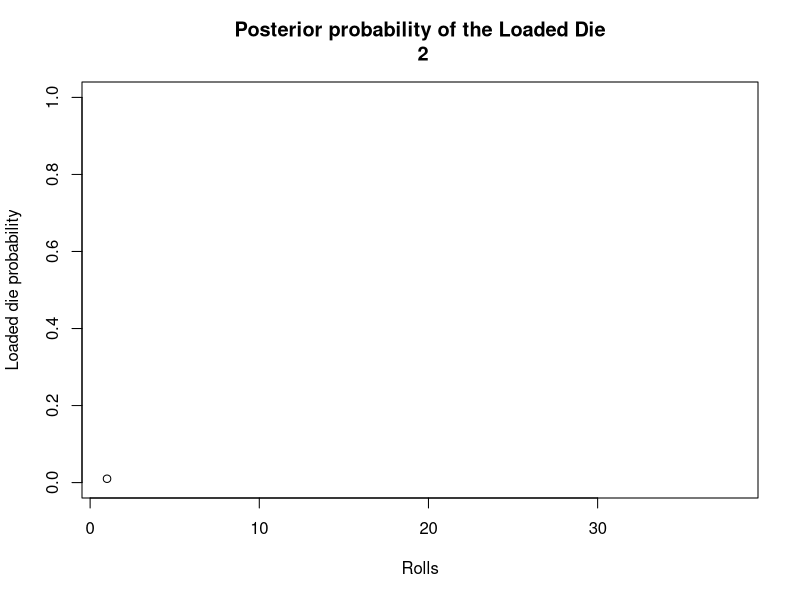
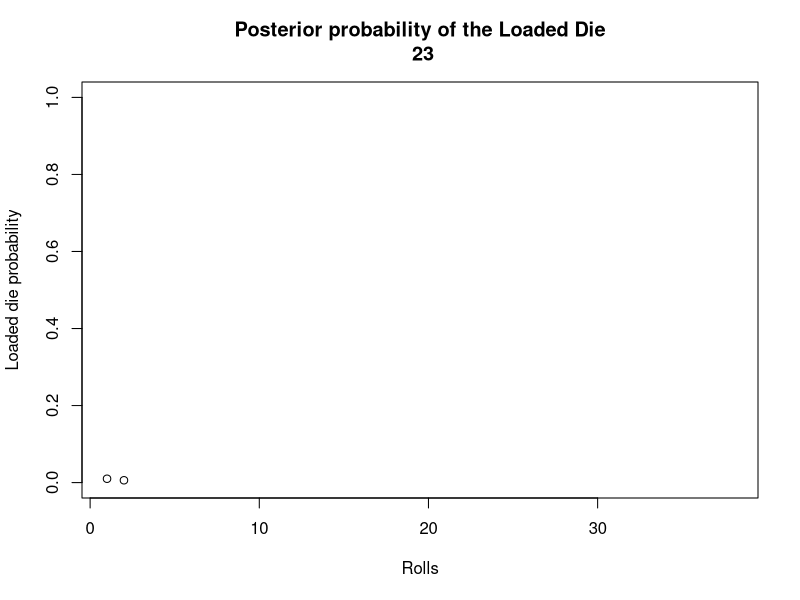
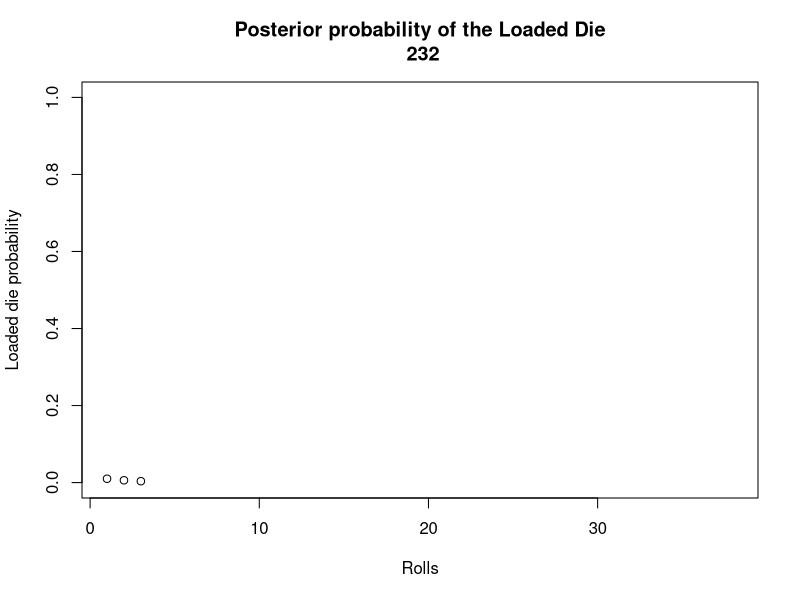
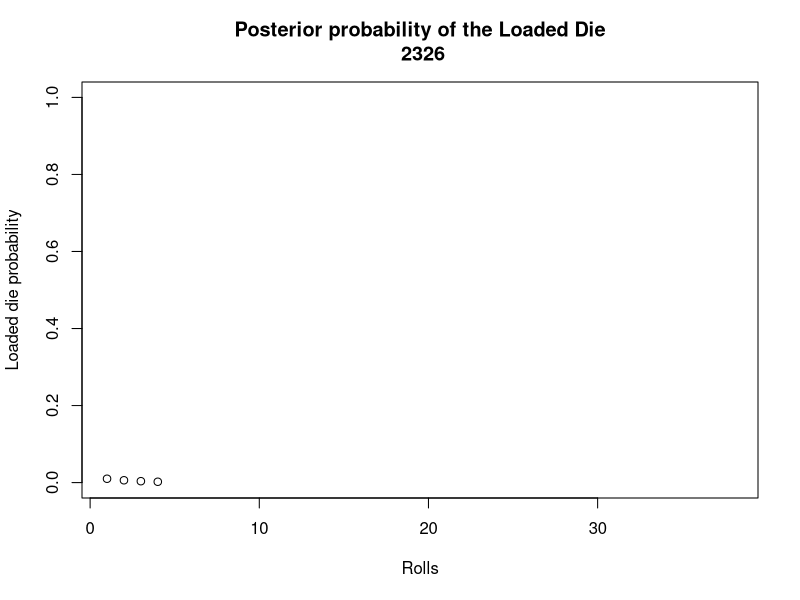
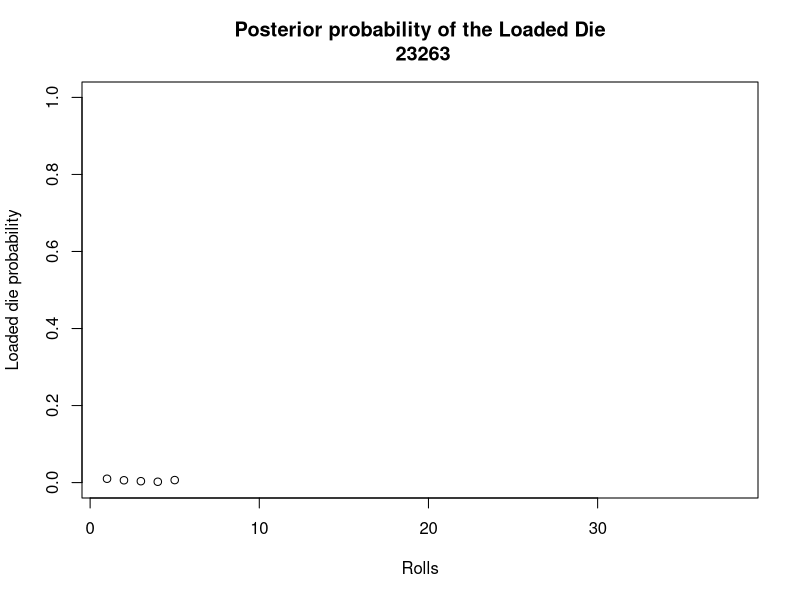
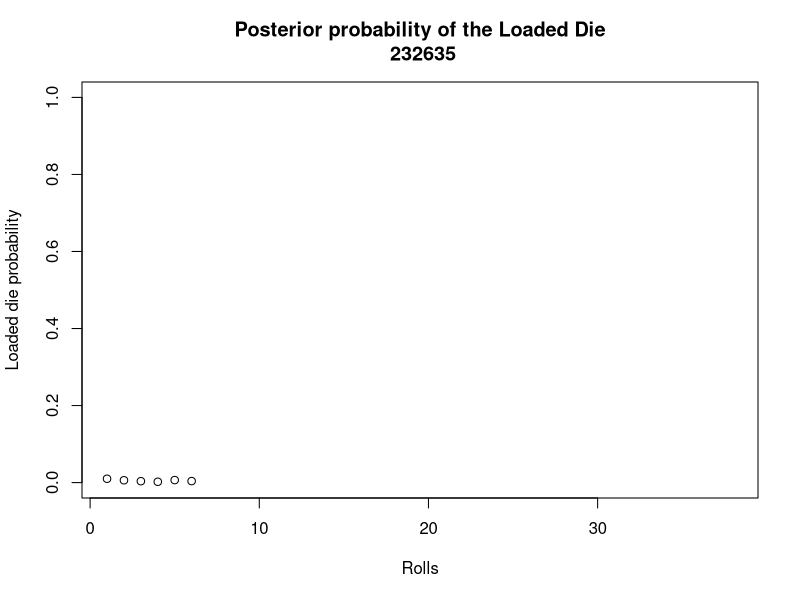
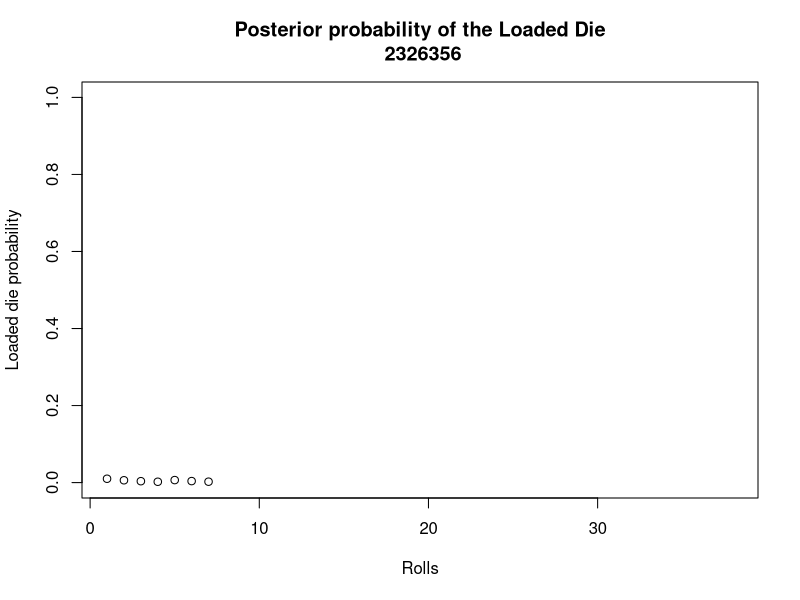
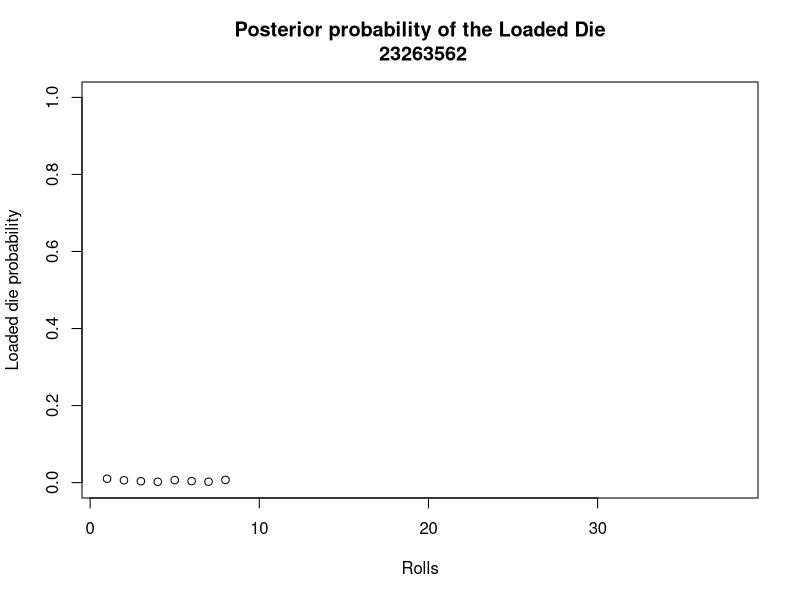

Generate these figures, in order, with R: (Note: a time limit stopped this script after it produced the figures.)
# Problem 1
#Question 1
rolls<- c(2,3,2,6,3,5,6,2,6,6,2,6,6,2,3,6,6,6,5,6,6,5,6,6,6,6,6,4,6,3,3,3,6,6,5,6,6)

posteriorProbabilities<- function(rolls)
{
  #posteriorList <- vector(mode ="list",length= length(rolls))
  posterior<- vector();
  titleStr<- ""
  FairDie<-c(1/6,1/6,1/6,1/6,1/6,1/6)
  LoadedDie<-  c(1/10,1/10,1/10,1/10,1/10,5/10)
  FairDieProb =0.99 #probibility that it is fair
  loadedDieProb = 0.01 # probability that it is unfair.
  
  for (i in 1:length(rolls)){
    
    posterior[i] <- loadedDieProb
    denominator <- (FairDie[rolls[i]]*FairDieProb) +(LoadedDie[rolls[i]]*loadedDieProb)
    #print(denom)
    loadedDieProb = (LoadedDie[rolls[i]]*loadedDieProb)/denominator
    FairDieProb = (FairDie[rolls[i]]*FairDieProb)/denominator
    titleStr<- paste(titleStr,rolls[i],sep ="")
    plot(1:i,posterior, main = paste("Posterior probability of the Loaded Die\n",titleStr),xlim=c(1,length(rolls)+1),ylim=c(0,1),xlab="Rolls",ylab= "Loaded die probability")
    Sys.sleep(1)
  }
}
posteriorProbabilities(rolls)

#Question 2

# It takes approximately 23-25 rolls inorder to be 0.99% confident that it is a loaded die.

# Problem 2
#Question 2A
#pwd= person with disease
#pwod= person without disease
#ppwd= positive that a person has a disease
#ppwod = positive that a person does not have a disease
#npwd= negative that a person have a disease
#npwod= negative that a person does not have a disease
# Question 2 A
pwd= 0.001
pwod=0.9999
liklihood_has_disease = c(0.91,0.09) # ppwd=0.91; npwd= 0.09
liklihood_no_disease = c(0.16,0.84) # ppwod =0.16; npwod = 0.84
#cost_test =1$
requiredPosterior=0.99999
numOftests=1:30
numOfSim=1000000
AvgPosteriorVals <- c(length=length(numOftests))
estimation1 <- c(length=length(numOftests))
likelihoodData<-function(TypeOfliklihood,times)
{
  v <- vector(mode = "integer", length = times)
  for (i in 1:times) 
  { 
    if(runif(1) <= TypeOfliklihood[1])
    {
      v[i] <- 1
    }
    else 
    {
      v[i] <- 2
    }
  }
  return(v)
}

#likelihoodData(liklihood_has_disease,30)
for (i in numOftests) 
{
  posteriorvalues <- c(length=numOfSim)
  for (j in 1:numOfSim) 
  { 
    prior <- c(0.001,0.9999)
    
    df <- likelihoodData(liklihood_has_disease,i)
    
    for (k in 1:length(df)) 
    { 
      denominator <- prior[1]*liklihood_has_disease[df[i]]+prior[2]*liklihood_no_disease[df[k]]
      
      prior[1] = prior[1] * liklihood_has_disease[df[k]] / denominator
      prior[2] = prior[2] * liklihood_no_disease[df[k]] / denominator
    }
    posteriorvalues[j] = prior[1]
  }
  AvgPosteriorVals[i] <- mean(posteriorvalues)
  #print(AvgPosteriorVals)
  estimation1[i] <- sum(posteriorvalues >= requiredPosterior)/numOfSim 
}
estimation1
plot(numOftests,estimation1, main = "Tests performed for a diseased person", xlab="Number of tests", ylab= "Estimation for accuracy")
# from the distribution, we can say that the hospital requires atleast 19 tests to say that a person is diseased.
#Question 2B
pwd= 0.001
pwod=0.9999
liklihood_has_disease = c(0.91,0.09) # ppwd=0.91; npwd= 0.09
liklihood_no_disease = c(0.16,0.84) # ppwod =0.16; npwod = 0.84
#cost_test =1$
requiredPosterior=0.99999
numOftests=1:30
numOfSim=1000000
AvgPosteriorVals <- c(length=length(numOftests))
estimation2 <- c(length=length(numOftests))
likelihoodData<-function(TypeOfliklihood,times)
{
  v <- vector(mode = "integer", length = times)
  for (i in 1:times) 
  { 
    if(runif(1) <= TypeOfliklihood[1])
    {
      v[i] <- 1
    }
    else 
    {
      v[i] <- 2
    }
  }
  return(v)
}

for (i in numOftests) 
{
  posteriorvalues <- c(length=numOfSim)
  for (j in 1:numOfSim) 
  { 
    prior <- c(0.001,0.9999)
    
    df <- likelihoodData(liklihood_no_disease,i)
    
    for (k in 1:length(df)) 
    { 
      denominator <- prior[2]*liklihood_no_disease[df[i]]+prior[1]*liklihood_has_disease[df[k]]
      
      prior[1] = prior[1] * liklihood_has_disease[df[k]] / denominator
      prior[2] = prior[2] * liklihood_no_disease[df[k]] / denominator
    }
    posteriorvalues[j] = prior[2]
  }
  AvgPosteriorVals[i] <- mean(posteriorvalues)
  #print(AvgPosteriorVals)
  estimation2[i] <- sum(posteriorvalues >= requiredPosterior)/numOfSim 
}
estimation2
plot(numOftests,estimation2,main = "Tests performed for a undiseased person", xlab="Number of tests", ylab= "Estimation for accuracy") 
# from the distribution, we can say that the hospital requires atleast 10 tests to say that a person is not diseased.
#Question 2C
#For the Hospital to perform tests with the required posterior of 0.9999 for a million people with the cost of 1$ for each tests, it would cost around 10 - 12 million dollars per year based on what the patient is tested.  
